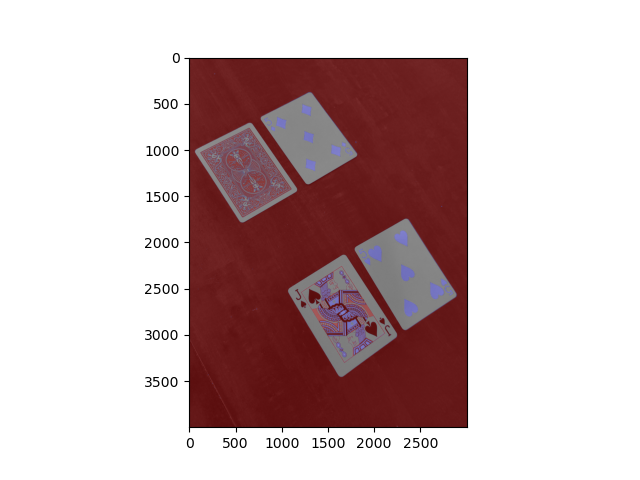

The script that saved this image:
import cv2 as cv
import numpy as np

def segment_cards(img, K = 3):
    # Define criteria = ( type, max_iter = 10 , epsilon = 1.0 )
    criteria = (cv.TERM_CRITERIA_EPS + cv.TERM_CRITERIA_MAX_ITER, 10, 1.0)
     
    # Set flags (Just to avoid line break in the code)
    flags = cv.KMEANS_PP_CENTERS 
         
    # Apply KMeans
    w, h, c = img.shape
    img_flat = np.float32(img.reshape(w * h, c))
    _, labels, _ = cv.kmeans(img_flat, K, None, criteria, 10, flags)

    img_hsv = cv.cvtColor(img, cv.COLOR_RGB2HSV).reshape((w * h, 3))
    scores = []
    for i in range(K):
        labels = labels.reshape(-1)
        mask = labels == i
        masked = img_hsv[mask]
        avg_sat = masked[:, 1].mean()
        avg_val = masked[:, 2].mean()
        scores.append((255.0 - avg_sat) + avg_val)
        #labels_mask = labels.reshape(img.shape[:2])
        #cv.drawContours(img, contours, -1, (0,255,0), 3)

    labels_mask = labels.reshape(img.shape[:2])
    return img * (labels_mask == np.argmax(scores))[:, :, np.newaxis], labels_mask

if __name__ == "__main__":
    import sys
    import matplotlib.pyplot as plt
    from skimage import color

    img = cv.imread(sys.argv[1])
    cards, labels = segment_cards(img)

    img = cv.cvtColor(img, cv.COLOR_BGR2RGB)
    plt.imshow(color.label2rgb(labels, img))
    plt.savefig("segment.png")
    plt.show()
